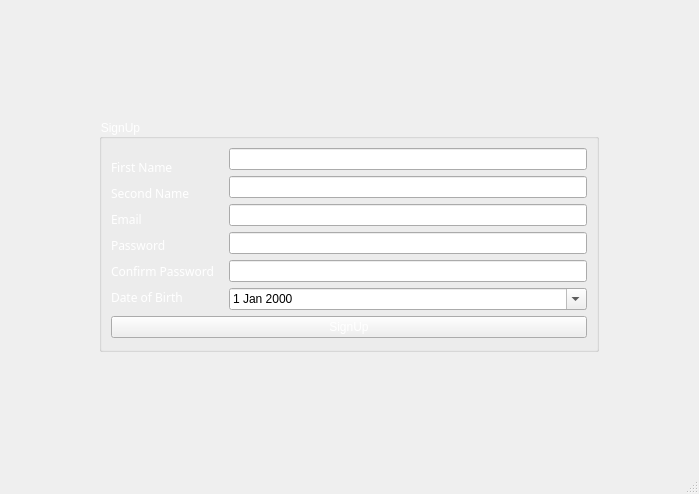
<?xml version="1.0" encoding="UTF-8"?>
<ui version="4.0">
 <class>Register</class>
 <widget class="QMainWindow" name="Register">
  <property name="geometry">
   <rect>
    <x>0</x>
    <y>0</y>
    <width>699</width>
    <height>494</height>
   </rect>
  </property>
  <property name="windowTitle">
   <string>MainWindow</string>
  </property>
  <property name="styleSheet">
   <string notr="true">color: rgb(255, 255, 255);</string>
  </property>
  <widget class="QWidget" name="centralwidget">
   <layout class="QGridLayout" name="gridLayout_2">
    <item row="0" column="0">
     <widget class="QGroupBox" name="groupBox">
      <property name="maximumSize">
       <size>
        <width>500</width>
        <height>233</height>
       </size>
      </property>
      <property name="styleSheet">
       <string notr="true">background-image: url(:/new/prefix1/pure-black-background-f82588d3.jpg);</string>
      </property>
      <property name="title">
       <string>SignUp</string>
      </property>
      <layout class="QGridLayout" name="gridLayout">
       <item row="0" column="0">
        <layout class="QHBoxLayout" name="horizontalLayout">
         <item>
          <layout class="QVBoxLayout" name="verticalLayout">
           <property name="spacing">
            <number>0</number>
           </property>
           <property name="leftMargin">
            <number>0</number>
           </property>
           <property name="topMargin">
            <number>6</number>
           </property>
           <property name="rightMargin">
            <number>9</number>
           </property>
           <property name="bottomMargin">
            <number>0</number>
           </property>
           <item>
            <widget class="QLabel" name="label">
             <property name="font">
              <font>
               <family>Arial Rounded MT Bold</family>
              </font>
             </property>
             <property name="styleSheet">
              <string notr="true">color: rgb(255, 255, 255);</string>
             </property>
             <property name="text">
              <string>First Name</string>
             </property>
            </widget>
           </item>
           <item>
            <widget class="QLabel" name="label_2">
             <property name="font">
              <font>
               <family>Arial Rounded MT Bold</family>
              </font>
             </property>
             <property name="styleSheet">
              <string notr="true">color: rgb(255, 255, 255);</string>
             </property>
             <property name="text">
              <string>Second Name</string>
             </property>
            </widget>
           </item>
           <item>
            <widget class="QLabel" name="label_4">
             <property name="font">
              <font>
               <family>Arial Rounded MT Bold</family>
              </font>
             </property>
             <property name="styleSheet">
              <string notr="true">color: rgb(255, 255, 255);</string>
             </property>
             <property name="text">
              <string>Email</string>
             </property>
            </widget>
           </item>
           <item>
            <widget class="QLabel" name="label_3">
             <property name="font">
              <font>
               <family>Arial Rounded MT Bold</family>
              </font>
             </property>
             <property name="styleSheet">
              <string notr="true">color: rgb(255, 255, 255);</string>
             </property>
             <property name="text">
              <string>Password</string>
             </property>
            </widget>
           </item>
           <item>
            <widget class="QLabel" name="label_5">
             <property name="font">
              <font>
               <family>Arial Rounded MT Bold</family>
              </font>
             </property>
             <property name="styleSheet">
              <string notr="true">color: rgb(255, 255, 255);</string>
             </property>
             <property name="text">
              <string>Confirm Password</string>
             </property>
            </widget>
           </item>
           <item>
            <widget class="QLabel" name="label_6">
             <property name="font">
              <font>
               <family>Arial Rounded MT Bold</family>
              </font>
             </property>
             <property name="styleSheet">
              <string notr="true">color: rgb(255, 255, 255);</string>
             </property>
             <property name="text">
              <string>Date of Birth</string>
             </property>
            </widget>
           </item>
          </layout>
         </item>
         <item>
          <layout class="QVBoxLayout" name="verticalLayout_2">
           <item>
            <widget class="QLineEdit" name="qtfirstname">
             <property name="styleSheet">
              <string notr="true">color: rgb(255, 255, 255);</string>
             </property>
            </widget>
           </item>
           <item>
            <widget class="QLineEdit" name="qtsecondname">
             <property name="styleSheet">
              <string notr="true">color: rgb(255, 255, 255);</string>
             </property>
            </widget>
           </item>
           <item>
            <widget class="QLineEdit" name="qtemail">
             <property name="styleSheet">
              <string notr="true">color: rgb(255, 255, 255);</string>
             </property>
            </widget>
           </item>
           <item>
            <widget class="QLineEdit" name="qtpassword">
             <property name="styleSheet">
              <string notr="true">color: rgb(255, 255, 255);</string>
             </property>
            </widget>
           </item>
           <item>
            <widget class="QLineEdit" name="qtconfirmpassword">
             <property name="styleSheet">
              <string notr="true">color: rgb(255, 255, 255);</string>
             </property>
            </widget>
           </item>
           <item>
            <widget class="QDateEdit" name="dob">
             <property name="styleSheet">
              <string notr="true">color: rgb(0, 0, 0);</string>
             </property>
             <property name="calendarPopup">
              <bool>true</bool>
             </property>
            </widget>
           </item>
          </layout>
         </item>
        </layout>
       </item>
       <item row="1" column="0">
        <widget class="QPushButton" name="Register_button">
         <property name="styleSheet">
          <string notr="true">color: rgb(255, 255, 255);</string>
         </property>
         <property name="text">
          <string>SignUp</string>
         </property>
        </widget>
       </item>
      </layout>
     </widget>
    </item>
   </layout>
  </widget>
  <widget class="QMenuBar" name="menubar">
   <property name="geometry">
    <rect>
     <x>0</x>
     <y>0</y>
     <width>699</width>
     <height>20</height>
    </rect>
   </property>
  </widget>
  <widget class="QStatusBar" name="statusbar"/>
 </widget>
 <resources/>
 <connections/>
</ui>
